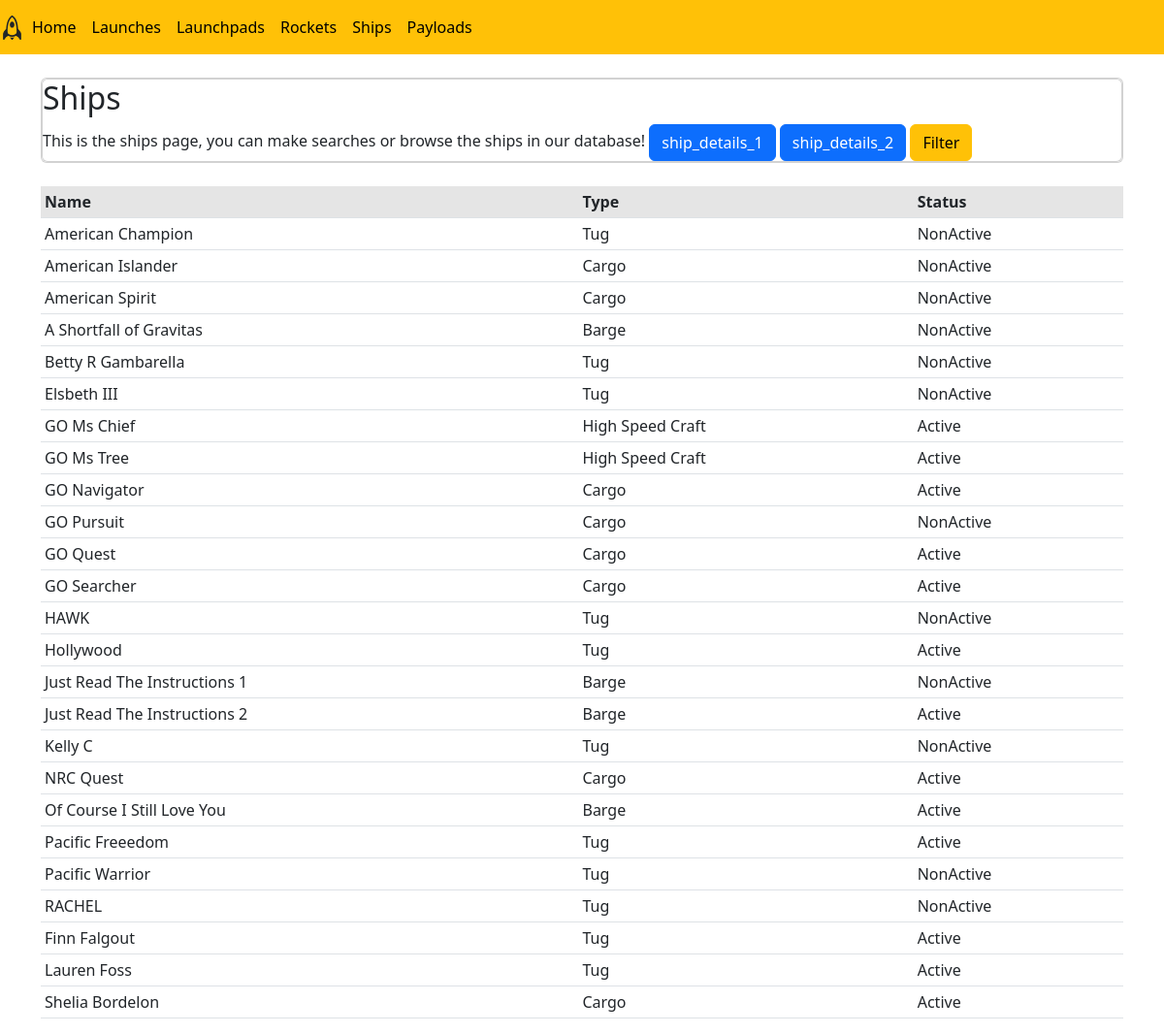
The page /ships on the database its author committed.
### tables this page shows
CREATE TABLE ships (ship_id TEXT PRIMARY KEY, name TEXT, type TEXT, active TEXT);

### website/views.py (the view)
@views.route('/ships', methods=['GET', 'POST'])
def ships():
    con = sqlite3.connect(current_app.config["db"])
    con.row_factory = sqlite3.Row
    cur = con.cursor()
    if request.method == 'POST':
        type = request.form['type']
        name = request.form['name']
        status = request.form['status']
        cur.execute('SELECT * FROM ships WHERE type = ? OR name = ? OR active = ?', (type, name,status))
        ships = cur.fetchall()
    else:
        ships = cur.execute("SELECT * FROM ships").fetchall()
    return render_template("ships.html",ships=ships)

### website/templates/ships.html (shortened to what this page needs)
{% extends "base.html" %}
{% block content %}
<div class = "card">
    <div class = "card body">
        <h2 class = "card-title"> Ships </h2>
        <div class = "card-text" >
            This is the ships page, you can make searches or browse the ships in our database!
            <a class="btn btn-primary" href="/ships/ship_details_1" role="button">ship_details_1</a>
            <a class="btn btn-primary" href="/ships/ship_details_2" role="button">ship_details_2</a>
            <button type="button" class="btn btn-warning" data-toggle="modal" data-target="#insertModal">
                Filter
              </button>
            </div>
        </div>
    </div>
</div>
<table class = "table table-hover table-sm">
    <tr class = "table-active">
        <th>Name</th>
        <th>Type</th>
        <th>Status</th>
    </tr>
    {% for ship in ships %}
    <tr class>
        <td>
            {{ship["name"]}}
        </td>
        <td>
            {{ship["type"]}}
        </td>
        <td>
            {{"Active" if ship["active"]== "True" else "NonActive"}}
        </td>
    </tr>
    {% endfor %}
</table>
{% endblock %}

### rows shown on the page
ships: name "American Champion", type "Tug", active "NonActive"
ships: name "American Islander", type "Cargo", active "NonActive"
ships: name "American Spirit", type "Cargo", active "NonActive"
ships: name "A Shortfall of Gravitas", type "Barge", active "NonActive"
ships: name "Betty R Gambarella", type "Tug", active "NonActive"
ships: name "Elsbeth III", type "Tug", active "NonActive"
ships: name "GO Ms Chief", type "High Speed Craft", active "Active"
ships: name "GO Ms Tree", type "High Speed Craft", active "Active"
ships: name "GO Navigator", type "Cargo", active "Active"
ships: name "GO Pursuit", type "Cargo", active "NonActive"
ships: name "GO Quest", type "Cargo", active "Active"
ships: name "GO Searcher", type "Cargo", active "Active"
ships: name "HAWK", type "Tug", active "NonActive"
ships: name "Hollywood", type "Tug", active "Active"
ships: name "Just Read The Instructions 1", type "Barge", active "NonActive"
ships: name "Just Read The Instructions 2", type "Barge", active "Active"
ships: name "Kelly C", type "Tug", active "NonActive"
ships: name "NRC Quest", type "Cargo", active "Active"
ships: name "Of Course I Still Love You", type "Barge", active "Active"
ships: name "Pacific Freeedom", type "Tug", active "Active"
ships: name "Pacific Warrior", type "Tug", active "NonActive"
ships: name "RACHEL", type "Tug", active "NonActive"
ships: name "Finn Falgout", type "Tug", active "Active"
ships: name "Lauren Foss", type "Tug", active "Active"
ships: name "Shelia Bordelon", type "Cargo", active "Active"
